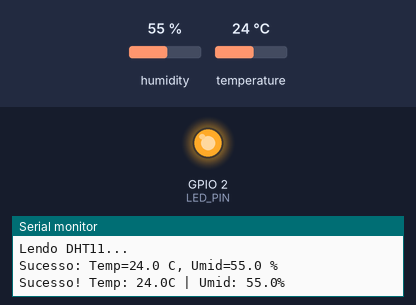
This program was run on a simulated ESP32. Parts: output pins drawn as LEDs (lit = HIGH), the last lines printed to the serial monitor. Inputs (shaded band) come from the test bench; at power-on: humidity 55 %, temperature 24 °C.

Above: at 6.8 s.
6.9 s: humidity set to 22 %
At 8.7 s:
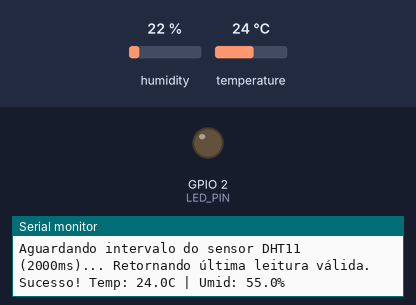
Timing chart, 0 to 18.3 s (numbered marks = the images above; inputs shaded):
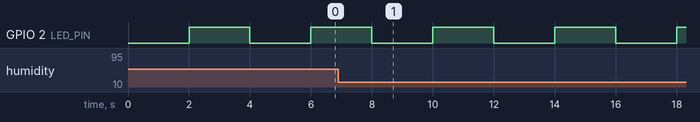

Measured:
- by itself, GPIO 2 (LED_PIN): alternates HIGH for 2.0 s and LOW for 2.0 s

The program:

main.cpp
```cpp
#include <Arduino.h>
#include "MainController.h"
#include "WiFiManager.h"

// Instancia os dois "cérebros" separadamente
MainController controller;
WiFiManager wifiManager;

void setup() {
    Serial.begin(115200);

    // 1. Inicia o Wi-Fi e o Portal Cativo
    wifiManager.begin();

    // 2. Inicia os sensores e a máquina de estados
    controller.setup();
}

void loop() {
    // Roda as duas tarefas ao mesmo tempo sem bloquear o processador!
    wifiManager.loop(); // Mantém o Wi-Fi vivo
    controller.run();   // Lê os sensores e pisca o LED
}
```

EnvironmentSensor.h
```cpp
#ifndef ENVIRONMENT_SENSOR_H
#define ENVIRONMENT_SENSOR_H

#include <Arduino.h>
#include <DHT.h>

class EnvironmentSensor {
public:
  // Estrutura de dados para retornar leitura de temperatura e umidade.
  struct EnvData {
    float temperature; // Temperatura em graus Celsius
    float humidity;    // Umidade relativa em porcentagem
    bool valid;        // Indica se a leitura foi válida
  };

  // Cria um sensor DHT11 no pino informado.
  EnvironmentSensor(uint8_t dhtPin = 4, uint8_t dhtType = DHT11);

  // Inicializa o sensor (deve ser chamado no setup).
  void begin();

  // Lê os dados do sensor e devolve EnvData contendo valid.
  EnvData readData();

private:
  DHT _dht;
  uint8_t _pin;
  uint8_t _type;
  unsigned long _lastReadTime;
  EnvData _lastData;
  bool _hasLastValid;
  bool isSanityOk(float temperature, float humidity) const;
};

#endif // ENVIRONMENT_SENSOR_H
```

MainController.h
```cpp
#ifndef MAIN_CONTROLLER_H
#define MAIN_CONTROLLER_H

#include "SoilSensor.h"
#include <Arduino.h>
#include "EnvironmentSensor.h"

// Estados definidos no AgroSense
enum State {
    BOOT,
    CONNECTING,
    HANDSHAKE,
    WORKING,
    SLEEP
};

class MainController {
private:
    State currentState;           // Guarda em que fase está
    unsigned long previousMillis; // Para controlar o tempo sem travar o código (substitui delay)
    const long interval;          // Tempo entre as leituras (2 segundos)
    int ledState;                 // Estado atual do LED de status

    // Instancia o sensor do Paulo no pino D4 (GPIO 4) conforme o Pinout
    EnvironmentSensor environmentSensor;

    SoilSensor soilSensor;

public:
    // Construtor: Inicializa as variáveis básicas
    MainController();

    // Setup: Configura os pinos e inicia os sensores
    void setup();

    // Run: A função que roda infinitamente no loop principal
    void run();
};

#endif
```

SoilSensor.h
```cpp
#ifndef SOILSENSOR_H
#define SOILSENSOR_H

#include <Arduino.h>

class SoilSensor {
private:
    // Pinos seguros do ADC1 para usar com Wi-Fi
    const int numSensors = 6;
    int sensorPins[6] = {32, 33, 34, 35, 36, 39};
    const int numReadings = 10; // Para a média móvel

public:
    SoilSensor();
    void begin();

    // Retorna um array com as 6 leituras já com a média calculada
    void readAllSensors(int* results);
};

#endif
```

EnvironmentSensor.cpp
```cpp
#include "EnvironmentSensor.h"

EnvironmentSensor::EnvironmentSensor(uint8_t dhtPin, uint8_t dhtType)
    : _dht(dhtPin, dhtType), _pin(dhtPin), _type(dhtType), _lastReadTime(0), _hasLastValid(false) {
  _lastData.temperature = NAN;
  _lastData.humidity = NAN;
  _lastData.valid = false;
}

void EnvironmentSensor::begin() {
  _dht.begin();
}

bool EnvironmentSensor::isSanityOk(float temperature, float humidity) const {
  if (!_hasLastValid) {
    return true;
  }

  // Regras conservadoras de salto impossível.
  const float maxTempDelta = 20.0; // variação máxima aceitável em 2s
  const float maxHumidityDelta = 30.0; // variação máxima aceitável em 2s

  if (fabs(temperature - _lastData.temperature) > maxTempDelta) {
    return false;
  }
  if (fabs(humidity - _lastData.humidity) > maxHumidityDelta) {
    return false;
  }
  return true;
}

EnvironmentSensor::EnvData EnvironmentSensor::readData() {
  unsigned long now = millis();

  // Requisito DHT11: não ler mais de 1x a cada 2 segundos.
  if (now - _lastReadTime < 2000 && _lastData.valid) {
    Serial.println("Aguardando intervalo do sensor DHT11 (2000ms)... Retornando última leitura válida.");
    return _lastData;
  }

  Serial.println("Lendo DHT11...");
  float temp = _dht.readTemperature();
  float hum = _dht.readHumidity();
  _lastReadTime = now;

  if (isnan(temp) || isnan(hum)) {
    Serial.println("Erro de leitura: valor NaN detectado. Reinicializando sensor...");
    _dht.begin();
    _lastData.valid = false;
    _lastData.temperature = NAN;
    _lastData.humidity = NAN;
    return _lastData;
  }

  if (!isSanityOk(temp, hum)) {
    Serial.println("Erro de sanidade: salto de leitura muito grande. Descartando leitura.");
    // Mantém última leitura válida e retorna ela para estabilidade.
    return _lastData;
  }

  _lastData.temperature = temp;
  _lastData.humidity = hum;
  _lastData.valid = true;
  _hasLastValid = true;

  Serial.print("Sucesso: Temp=");
  Serial.print(temp, 1);
  Serial.print(" C, Umid=");
  Serial.print(hum, 1);
  Serial.println(" %");

  return _lastData;
}
```

MainController.cpp
```cpp
#include "MainController.h"

#define LED_PIN 2

// Inicializamos o sensor e as variáveis de tempo
MainController::MainController() : environmentSensor(4, DHT11), interval(2000) {
    currentState = BOOT;
    previousMillis = 0;
    ledState = LOW;
}

void MainController::setup() {
    Serial.begin(115200);
    pinMode(2, OUTPUT); // Pino do LED_PIN definido pelo Paulo
    environmentSensor.begin(); // Inicializa o hardware do sensor ambiente
    soilSensor.begin();
    Serial.println("AgroSense Node-Six: Boot Inicializado!");
}

void MainController::run() {
    unsigned long currentMillis = millis(); // Pega o tempo atual em milissegundos

    switch (currentState) {
        case BOOT:
            // O estado BOOT apenas confirma que tudo ligou e passa para o próximo
            Serial.println("Estado: BOOT - Inicializando Drivers...");
            Serial.println("Transição: Mudando de BOOT para WORKING...");
            currentState = WORKING; // Por enquanto, pulamos direto para o trabalho
            break;

        case CONNECTING:
            // Será implementado na Sprint 2 (Wi-Fi)
            break;

        case HANDSHAKE:
            // Será implementado na Sprint 2 (Manifesto JSON)
            break;

        case WORKING:
            // Verifica se já passaram 2 segundos desde a última vez
            if (currentMillis - previousMillis >= interval) {
                previousMillis = currentMillis; // Atualiza o tempo do último ciclo

                // Lógica de piscar o LED (Status do dispositivo)
                ledState = (ledState == LOW ? HIGH : LOW); // inverte o estado
                digitalWrite(LED_PIN, ledState);

                Serial.print("LED ");
                Serial.println(ledState == HIGH ? "ON" : "OFF");

                // Chama a função que o Paulo criou para ler dados do sensor ambiente
                EnvironmentSensor::EnvData reading = environmentSensor.readData();

                if (reading.valid) {
                    Serial.print("Sucesso! Temp: ");
                    Serial.print(reading.temperature, 1);
                    Serial.print("C | Umid: ");
                    Serial.print(reading.humidity, 1);
                    Serial.println("%");
                } else {
                    Serial.println("Erro: Leitura do DHT11 falhou.");
                }
            }
            break;

        case SLEEP:
            // Será implementado na Sprint 3 (Deep Sleep)
            break;

        default:
            break;
    }
}
```

SoilSensor.cpp
```cpp
#include "SoilSensor.h"

SoilSensor::SoilSensor() {
    // Construtor vazio, a configuração dos pinos já foi feita no header
}

void SoilSensor::begin() {
    // Configura todos os 6 pinos como entrada
    for (int i = 0; i < numSensors; i++) {
        pinMode(sensorPins[i], INPUT);
    }
    Serial.println("Driver SoilSensor (6 canais) Inicializado!");
}

void SoilSensor::readAllSensors(int* results) {
    // Passa por cada um dos 6 sensores
    for (int i = 0; i < numSensors; i++) {
        long sum = 0; // Usamos long para evitar overflow na soma

        // Faz 10 leituras do mesmo sensor muito rápido
        for (int j = 0; j < numReadings; j++) {
            sum += analogRead(sensorPins[i]);
            delay(2); // Pequeno atraso para o conversor do ESP32 respirar
        }

        // Tira a média e guarda no array de resultados
        results[i] = sum / numReadings;
    }
}
```
